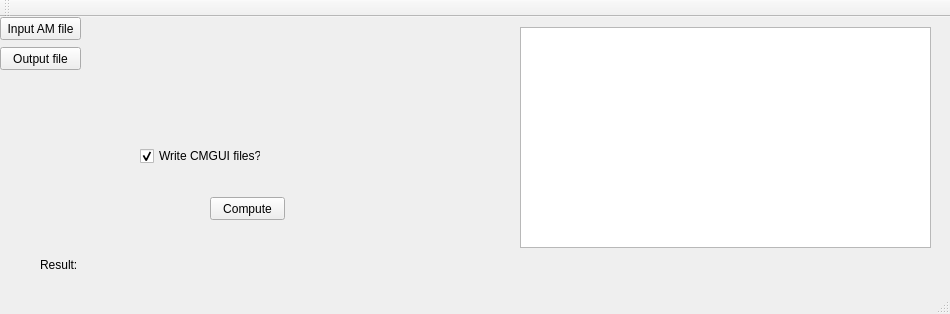
<?xml version="1.0" encoding="UTF-8"?>
<ui version="4.0">
 <class>MainWindow</class>
 <widget class="QMainWindow" name="MainWindow">
  <property name="geometry">
   <rect>
    <x>0</x>
    <y>0</y>
    <width>950</width>
    <height>314</height>
   </rect>
  </property>
  <property name="windowTitle">
   <string>Translating Amira file to CMGUI files</string>
  </property>
  <widget class="QWidget" name="centralWidget">
   <widget class="QPushButton" name="pushButtonInputAMFile">
    <property name="geometry">
     <rect>
      <x>0</x>
      <y>0</y>
      <width>81</width>
      <height>23</height>
     </rect>
    </property>
    <property name="text">
     <string>Input AM file</string>
    </property>
   </widget>
   <widget class="QLabel" name="labelInputFile">
    <property name="geometry">
     <rect>
      <x>90</x>
      <y>0</y>
      <width>421</width>
      <height>21</height>
     </rect>
    </property>
    <property name="text">
     <string/>
    </property>
   </widget>
   <widget class="QPushButton" name="pushButtonCompute">
    <property name="geometry">
     <rect>
      <x>210</x>
      <y>180</y>
      <width>75</width>
      <height>23</height>
     </rect>
    </property>
    <property name="text">
     <string>Compute</string>
    </property>
   </widget>
   <widget class="QLabel" name="label">
    <property name="geometry">
     <rect>
      <x>40</x>
      <y>240</y>
      <width>41</width>
      <height>16</height>
     </rect>
    </property>
    <property name="text">
     <string>Result:</string>
    </property>
   </widget>
   <widget class="QLabel" name="labelResult">
    <property name="geometry">
     <rect>
      <x>80</x>
      <y>240</y>
      <width>491</width>
      <height>16</height>
     </rect>
    </property>
    <property name="text">
     <string/>
    </property>
   </widget>
   <widget class="QTextEdit" name="textEdit">
    <property name="geometry">
     <rect>
      <x>520</x>
      <y>10</y>
      <width>411</width>
      <height>221</height>
     </rect>
    </property>
   </widget>
   <widget class="QPushButton" name="pushButtonOutputFile">
    <property name="geometry">
     <rect>
      <x>0</x>
      <y>30</y>
      <width>81</width>
      <height>23</height>
     </rect>
    </property>
    <property name="text">
     <string>Output file</string>
    </property>
   </widget>
   <widget class="QLabel" name="labelOutputFile">
    <property name="geometry">
     <rect>
      <x>90</x>
      <y>30</y>
      <width>421</width>
      <height>21</height>
     </rect>
    </property>
    <property name="text">
     <string/>
    </property>
   </widget>
   <widget class="QCheckBox" name="checkBoxCreateCmgui">
    <property name="geometry">
     <rect>
      <x>140</x>
      <y>130</y>
      <width>121</width>
      <height>18</height>
     </rect>
    </property>
    <property name="text">
     <string>Write CMGUI files?</string>
    </property>
    <property name="checked">
     <bool>true</bool>
    </property>
   </widget>
  </widget>
  <widget class="QMenuBar" name="menuBar">
   <property name="geometry">
    <rect>
     <x>0</x>
     <y>0</y>
     <width>950</width>
     <height>21</height>
    </rect>
   </property>
  </widget>
  <widget class="QToolBar" name="mainToolBar">
   <attribute name="toolBarArea">
    <enum>TopToolBarArea</enum>
   </attribute>
   <attribute name="toolBarBreak">
    <bool>false</bool>
   </attribute>
  </widget>
  <widget class="QStatusBar" name="statusBar"/>
 </widget>
 <layoutdefault spacing="6" margin="11"/>
 <resources/>
 <connections>
  <connection>
   <sender>pushButtonOutputFile</sender>
   <signal>clicked()</signal>
   <receiver>MainWindow</receiver>
   <slot>outputFileSelecter()</slot>
   <hints>
    <hint type="sourcelabel">
     <x>31</x>
     <y>84</y>
    </hint>
    <hint type="destinationlabel">
     <x>56</x>
     <y>207</y>
    </hint>
   </hints>
  </connection>
  <connection>
   <sender>pushButtonInputAMFile</sender>
   <signal>clicked()</signal>
   <receiver>MainWindow</receiver>
   <slot>inputFileSelecter()</slot>
   <hints>
    <hint type="sourcelabel">
     <x>62</x>
     <y>43</y>
    </hint>
    <hint type="destinationlabel">
     <x>262</x>
     <y>59</y>
    </hint>
   </hints>
  </connection>
  <connection>
   <sender>pushButtonCompute</sender>
   <signal>clicked()</signal>
   <receiver>MainWindow</receiver>
   <slot>translater()</slot>
   <hints>
    <hint type="sourcelabel">
     <x>257</x>
     <y>226</y>
    </hint>
    <hint type="destinationlabel">
     <x>370</x>
     <y>241</y>
    </hint>
   </hints>
  </connection>
 </connections>
 <slots>
  <slot>outputFileSelecter()</slot>
  <slot>inputFileSelecter()</slot>
  <slot>translater()</slot>
 </slots>
</ui>
